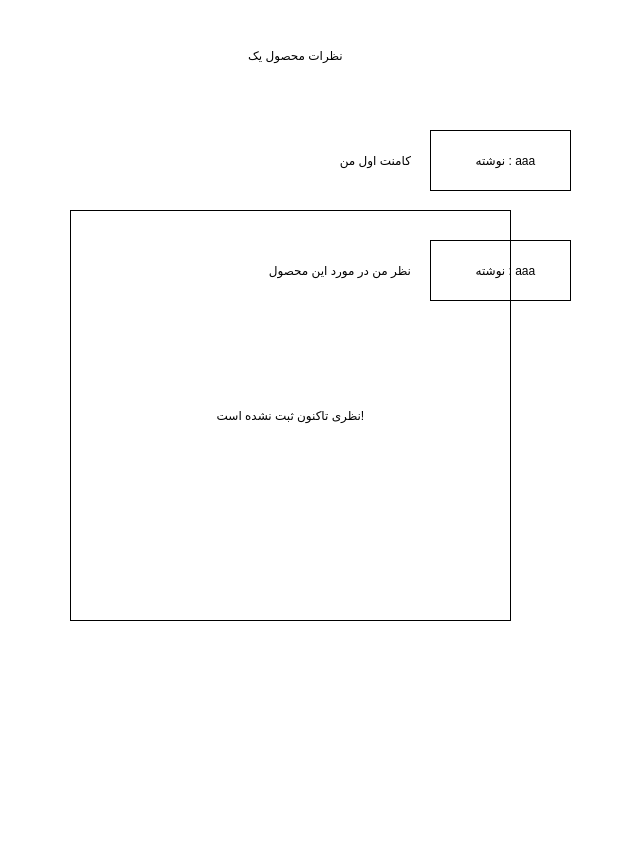
<?xml version="1.0" encoding="UTF-8"?>
<ui version="4.0">
 <class>Dialog</class>
 <widget class="QDialog" name="Dialog">
  <property name="geometry">
   <rect>
    <x>0</x>
    <y>0</y>
    <width>644</width>
    <height>865</height>
   </rect>
  </property>
  <property name="windowTitle">
   <string>Dialog</string>
  </property>
  <property name="styleSheet">
   <string notr="true">background-color:#fff</string>
  </property>
  <widget class="QPushButton" name="prdoductName_lbl">
   <property name="geometry">
    <rect>
     <x>0</x>
     <y>20</y>
     <width>591</width>
     <height>71</height>
    </rect>
   </property>
   <property name="styleSheet">
    <string notr="true">font: 22pt &quot;B narm&quot;;
border : 1px solid #fff;
background-color : transparent</string>
   </property>
   <property name="text">
    <string>نظرات محصول یک</string>
   </property>
  </widget>
  <widget class="QPushButton" name="pushButton">
   <property name="geometry">
    <rect>
     <x>430</x>
     <y>130</y>
     <width>141</width>
     <height>61</height>
    </rect>
   </property>
   <property name="layoutDirection">
    <enum>Qt::RightToLeft</enum>
   </property>
   <property name="styleSheet">
    <string notr="true">border : 1px solid #000;
background-color : transparent;
font: 15pt &quot;B Nazanin&quot;;</string>
   </property>
   <property name="text">
    <string>   نوشته : aaa</string>
   </property>
  </widget>
  <widget class="QLabel" name="label">
   <property name="geometry">
    <rect>
     <x>10</x>
     <y>120</y>
     <width>401</width>
     <height>81</height>
    </rect>
   </property>
   <property name="styleSheet">
    <string notr="true">font: 14pt &quot;B Nazanin&quot;;</string>
   </property>
   <property name="text">
    <string>کامنت اول من</string>
   </property>
   <property name="wordWrap">
    <bool>true</bool>
   </property>
  </widget>
  <widget class="QPushButton" name="pushButton_2">
   <property name="geometry">
    <rect>
     <x>430</x>
     <y>240</y>
     <width>141</width>
     <height>61</height>
    </rect>
   </property>
   <property name="layoutDirection">
    <enum>Qt::RightToLeft</enum>
   </property>
   <property name="styleSheet">
    <string notr="true">border : 1px solid #000;
background-color : transparent;
font: 15pt &quot;B Nazanin&quot;;</string>
   </property>
   <property name="text">
    <string>   نوشته : aaa</string>
   </property>
  </widget>
  <widget class="QLabel" name="label_2">
   <property name="geometry">
    <rect>
     <x>10</x>
     <y>230</y>
     <width>401</width>
     <height>81</height>
    </rect>
   </property>
   <property name="styleSheet">
    <string notr="true">font: 14pt &quot;B Nazanin&quot;;</string>
   </property>
   <property name="text">
    <string>نظر من در مورد این محصول</string>
   </property>
   <property name="wordWrap">
    <bool>true</bool>
   </property>
  </widget>
  <widget class="QPushButton" name="pushButton_3">
   <property name="geometry">
    <rect>
     <x>70</x>
     <y>210</y>
     <width>441</width>
     <height>411</height>
    </rect>
   </property>
   <property name="styleSheet">
    <string notr="true">border : 1px solid #000;
background-color : transparent;
font: 22pt &quot;B Nazanin&quot;;</string>
   </property>
   <property name="text">
    <string>نظری تاکنون ثبت نشده است!</string>
   </property>
  </widget>
  <widget class="QLabel" name="label_3">
   <property name="geometry">
    <rect>
     <x>580</x>
     <y>140</y>
     <width>51</width>
     <height>41</height>
    </rect>
   </property>
   <property name="text">
    <string/>
   </property>
   <property name="pixmap">
    <pixmap>../Tools/imgs/deleteIcon.jpg</pixmap>
   </property>
  </widget>
  <widget class="QLabel" name="label_4">
   <property name="geometry">
    <rect>
     <x>580</x>
     <y>250</y>
     <width>51</width>
     <height>41</height>
    </rect>
   </property>
   <property name="text">
    <string/>
   </property>
   <property name="pixmap">
    <pixmap>../Tools/imgs/deleteIcon.jpg</pixmap>
   </property>
  </widget>
  <widget class="QPushButton" name="pushButton_4">
   <property name="geometry">
    <rect>
     <x>580</x>
     <y>140</y>
     <width>51</width>
     <height>41</height>
    </rect>
   </property>
   <property name="styleSheet">
    <string notr="true">background-color : transparent;
border : none;</string>
   </property>
   <property name="text">
    <string/>
   </property>
  </widget>
  <widget class="QLabel" name="label_5">
   <property name="geometry">
    <rect>
     <x>10</x>
     <y>30</y>
     <width>51</width>
     <height>51</height>
    </rect>
   </property>
   <property name="text">
    <string/>
   </property>
   <property name="pixmap">
    <pixmap>../Tools/imgs/refresh_btn.jpg</pixmap>
   </property>
  </widget>
 </widget>
 <resources/>
 <connections/>
</ui>
